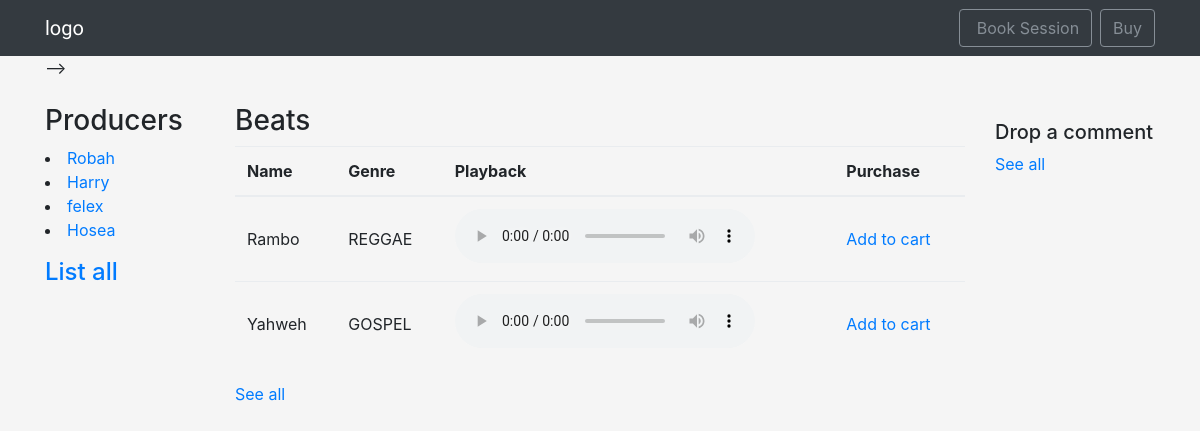
The page /beats/ on the database as committed earlier.
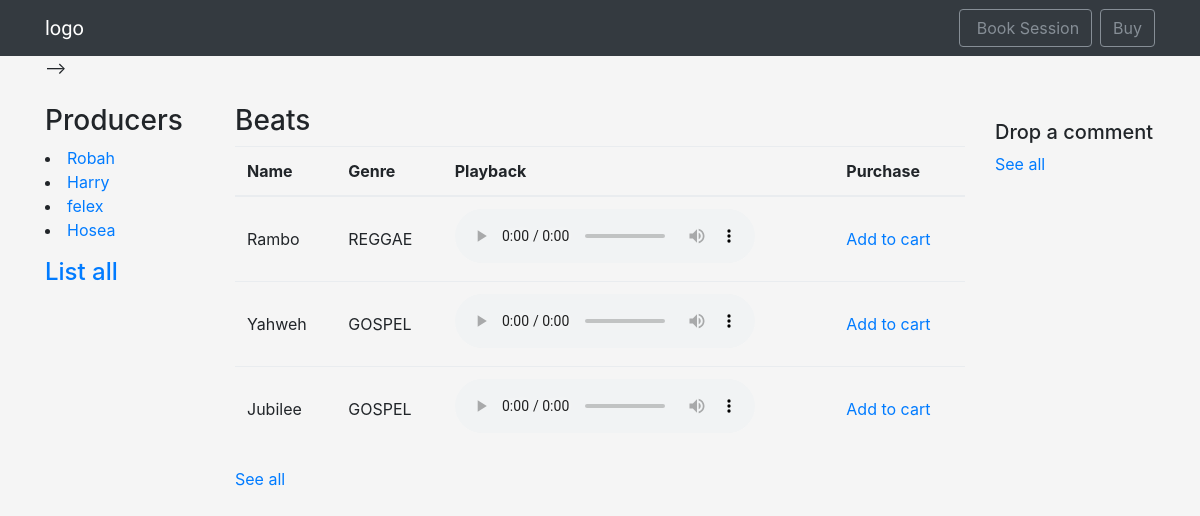
The same page on the database as committed later.
### beats/models.py (models this page shows, shortened)
class Producer(models.Model):
	username = models.CharField(max_length=25)
	phone = models.IntegerField()
	email = models.EmailField()
	def __str__(self):
		return self.username

class Beat(models.Model):
	name = models.CharField(max_length=25)
	genre = models.CharField(max_length=25,choices=CHOICES)
	playback = models.FileField(upload_to='media/')
	producer = models.ForeignKey('Producer',on_delete = models.SET_NULL,null= True)

### beats/views.py (the view)
# urls.py: path('',                    views.shop,             name ='shop'),
def shop(request):
	beats = Beat.objects.all()
	producers = Producer.objects.all() #order_by('created_date')
	return render(request,'home.html',{'beats': beats,'producers':producers})

### templates/home.html (shortened to what this page needs)
{% extends 'base.html' %}
{% block content %}
<div class="row my-4" >
    <div class="col-md-2">
	       <h3>Producers</h3>
	       {% for producer in producers %}
	        <li><a href="{% url 'producerbeats' producer.pk %}"> {{ producer }}</a></li>
	       {% endfor %}
	       <p><h4><a href="{% url 'allproducers' %}">List all</a></h4></p>
	</div>
    <div class="col-md-8">
	       <h3>Beats</h3>
	        <table class="table">
			     <div class="breadcrumb-item">
			      <thead class="thead-inverse">
			      <tr>
			        <th>Name</th>
			        <th>Genre</th>
			        <th>Playback</th>
			        <th>Purchase</th>
			      </tr>
			      </thead>
			     </div>
			      <tbody>
			        {% for beat in beats %}
			          <tr>
			            <td class="align-middle">{{ beat.name }}</td>
			            <td class="align-middle">{{ beat.genre }}</td>
			            <td class="align-middle">
			            	<audio controls>
   								 <source src="{{ beat.playback.url }}" type="audio/mpeg">
							</audio>
						</td>
			            <td class="align-middle"><a  href="#">Add to cart</a></td>
			          </tr>
			        {% endfor %}
			      </tbody>
			</table>
			<p><a href="{% url 'allbeats' %}">See all</a></p>
	</div>
	<div class="col-md-2">
	       <p><h5>Drop a comment</h5>  <a  href="#">See all</a></p>
	</div>
</div>
{% endblock %}

Rows that differ between the two databases and show on the page:
added Beat: name "Jubilee", genre "GOSPEL"
